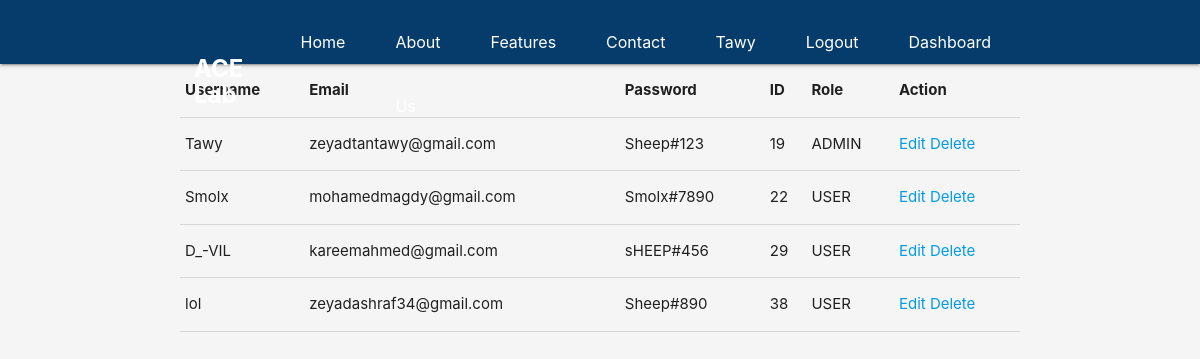
/userManagement.php (signed in), run on the app's committed database.
### tables this page shows
CREATE TABLE `users` (
  `id` int(11) NOT NULL,
  `username` varchar(255) NOT NULL,
  `email` varchar(255) NOT NULL,
  `pass` varchar(255) NOT NULL,
  `created_at` timestamp NOT NULL DEFAULT current_timestamp() ON UPDATE current_timestamp(),
  `description` text NOT NULL,
  `role` varchar(255) NOT NULL
);

### config/connect_DB.php (called while the page is built, shortened)
<?php
if (!class_exists('Database')) {
class Database {
    private static $instance = null;
    private $conn;
    private function __construct() {
        $host = 'localhost';
        $user = 'hoho';
        $password = '1234';
        $dbname = 'project';
        $this->conn = new mysqli($host, $user, $password, $dbname);
    }
    public static function getInstance() {
        if (self::$instance === null) {
            self::$instance = new self();
        }
        return self::$instance;
    }
    public function getConnection() {
        return $this->conn;
    }
}
}
?>

### userManagement.php (the view, shortened to what this page needs)
<?php
include_once('config/connect_DB.php');
class UserManagement {
    private static $instance;
    private $conn;
    private function __construct() {
        $db = Database::getInstance();
        $this->conn = $db->getConnection();
    }
    public static function getInstance() {
        if (!self::$instance) {
            self::$instance = new self();
        }
        return self::$instance;
    }
    public function getUsers() {
        $stmt = $this->conn->prepare("SELECT * FROM users");
        $stmt->execute();
        $result = $stmt->get_result();
        $users = array();
        while ($row = $result->fetch_assoc()) {
            $users[] = $row;
        }
        return $users;
    }
}
$userManagement = UserManagement::getInstance();
$users = $userManagement->getUsers();
?>
<!DOCTYPE html>
<html lang="en">
<head>
    <link rel="stylesheet" href="https://cdnjs.cloudflare.com/ajax/libs/materialize/1.0.0/css/materialize.min.css">
</head>
<body>
    <?php include('templates/header.php');?>
    <div class="container">
        <?php if ($users): ?>
        <table class="highlight">
            <thead>
                <tr>
                    <th>Username</th>
                    <th>Email</th>
                    <th>Password</th>
                    <th>ID</th>
                    <th>Role</th>
                    <th>Action</th>
                </tr>
            </thead>
            <tbody>
                <?php foreach ($users as $user) : ?>
                <tr>
                    <td><?php echo $user['username']; ?></td>
                    <td><?php echo $user['email']; ?></td>
                    <td><?php echo $user['pass']; ?></td>
                    <td><?php echo $user['id']; ?></td>
                    <td><?php echo $user['role']; ?></td>
                    <td>
                        <a href="edit.php?id=<?php echo $user['id']; ?>">Edit</a>
                        <a href="delete.php?id=<?php echo $user['id']; ?>">Delete</a>
                    </td>
                </tr>
                <?php endforeach; ?>
            </tbody>
        </table>
        <?php endif; ?>
    </div>
</body>
</html>

### data on the page
users: username "Tawy", email "zeyadtantawy@gmail.com", pass "Sheep#123", id "19", role "ADMIN"
users: username "Smolx", email "mohamedmagdy@gmail.com", pass "Smolx#7890", id "22", role "USER"
users: username "D_-VIL", email "kareemahmed@gmail.com", pass "sHEEP#456", id "29", role "USER"
users: username "lol", email "zeyadashraf34@gmail.com", pass "Sheep#890", id "38", role "USER"

### other printed values
$_SESSION['username'] "Tawy"
